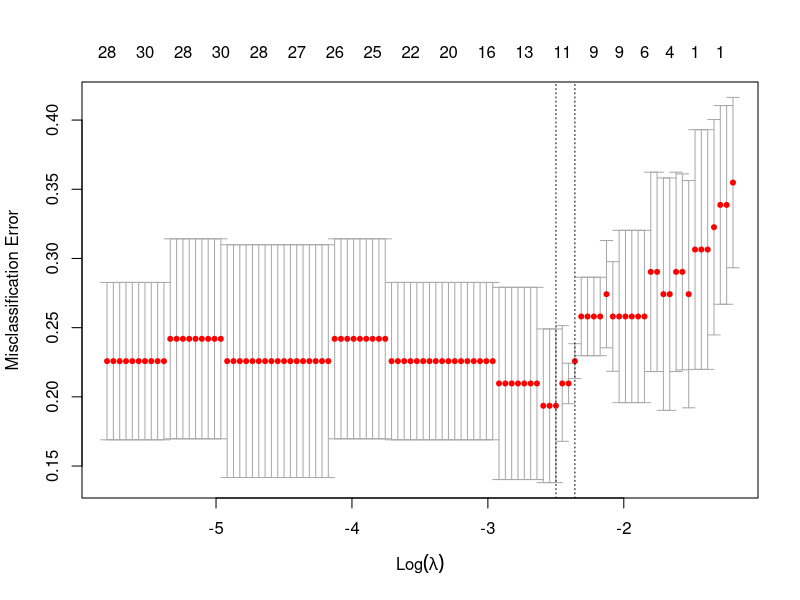
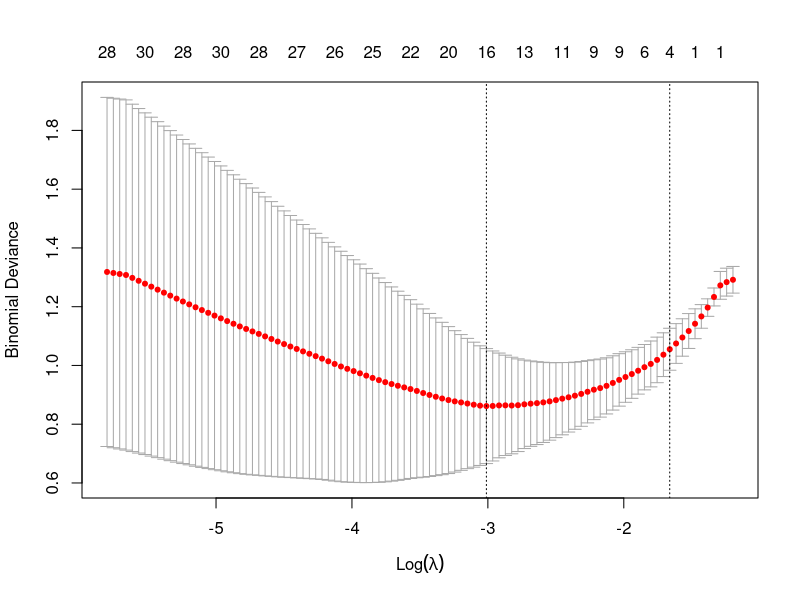
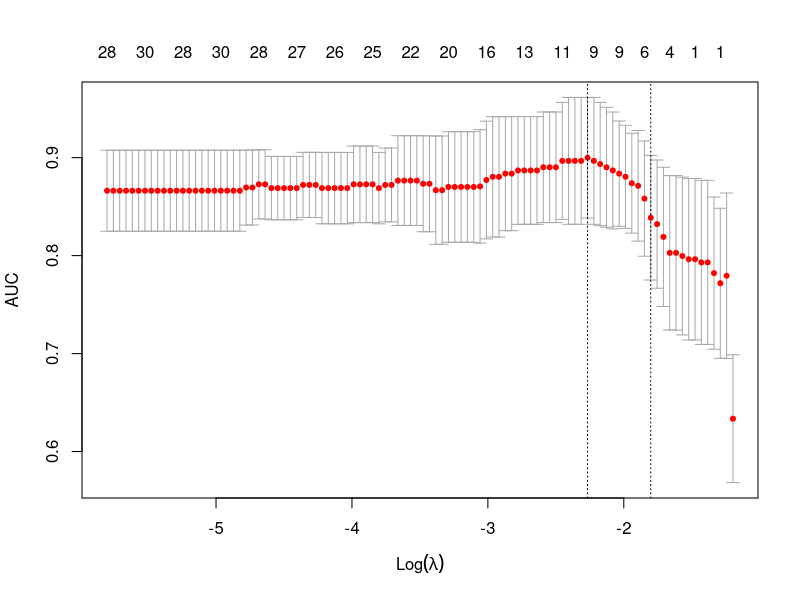

These charts were generated, in order, by the following R code:
library(glmnet)

#Read in the data and the identities
data <- read.table('datasets/gene_data.txt', header=FALSE, sep=" ")
identities <- read.table('datasets/gene_identities.txt', header=FALSE)

#Convert to a the data to a matrix, and the identities to a vector. 
# For the identities, the numbers correspond to patients, 
# a positive sign to a normal tissue, and a negative sign to a tumor tissue.
#We only care about the sign
data <- as.matrix(t(data))
identities <- as.vector(sapply(identities, function(x) sign(x)))

#Output the Lasso Regularized Regression plot of misclassification error
png(filename="5.3.longitude.lasso.misclassification.out.png")
lasso.cvfit = cv.glmnet(data, identities, type.measure = "class", nfolds = 3, alpha=1, family="binomial")
plot(lasso.cvfit)
device_out <- dev.off()

print(lasso.cvfit$lambda.min)
print(coef(lasso.cvfit))

#Output the Lasso Regularized Regression plot of deviance error
png(filename="5.3.longitude.lasso.deviance.out.png")
lasso.cvfit = cv.glmnet(data, identities, type.measure = "deviance", nfolds = 3, alpha=1, family="binomial")
plot(lasso.cvfit)
device_out <- dev.off()

# print(lasso.cvfit)

#Output the Lasso Regularized Regression plot of auc error
png(filename="5.3.longitude.lasso.auc.out.png")
lasso.cvfit = cv.glmnet(data, identities, type.measure = "auc", nfolds = 3, alpha=1, family="binomial")
plot(lasso.cvfit)
device_out <- dev.off()

# print(lasso.cvfit)

